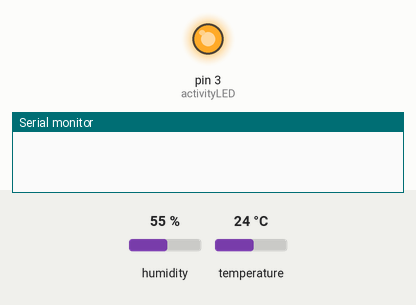
Recording of a sketch running on a simulated Arduino Uno, built with avr-gcc and run on an emulated ATmega328P. Shown: output pins drawn as LEDs (lit = HIGH), the last lines printed to the serial monitor. Wiring (inferred from the names in the program): DHT11 sensor: data pin 4. The test bench sets the inputs (shaded band); at power-on: humidity 55 %, temperature 24 °C.

Above: at 0.1 s.
At 2.1 s:
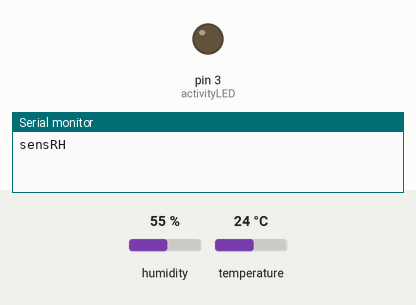
Timing chart, 0 to 3.6 s (numbered marks = the images above):
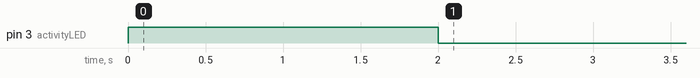

The sketch:

sketch.ino
```cpp
// Example testing sketch for various DHT humidity/temperature sensors
// Written by ladyada, public domain

// Dewpoint:  http://www.dpcalc.org

#include <DHT.h>

#define DHTPIN 4     // what pin we're connected to
#define activityLED 3

// Uncomment whatever type you're using!
//#define DHTTYPE DHT11   // DHT 11
#define DHTTYPE DHT22   // DHT 22  (AM2302) purchased JAN2015
//#define DHTTYPE DHT21   // DHT 21 (AM2301)

// Connect pin 1 (on the left) of the sensor to +5V
// NOTE: If using a board with 3.3V logic like an Arduino Due connect pin 1
// to 3.3V instead of 5V!
// Connect pin 2 of the sensor to whatever your DHTPIN is
// Connect pin 4 (on the right) of the sensor to GROUND
// Connect a 10K resistor from pin 2 (data) to pin 1 (power) of the sensor

// Initialize DHT sensor for normal 16mhz Arduino
DHT dht(DHTPIN, DHTTYPE);
// NOTE: For working with a faster chip, like an Arduino Due or Teensy, you
// might need to increase the threshold for cycle counts considered a 1 or 0.
// You can do this by passing a 3rd parameter for this threshold.  It's a bit
// of fiddling to find the right value, but in general the faster the CPU the
// higher the value.  The default for a 16mhz AVR is a value of 6.  For an
// Arduino Due that runs at 84mhz a value of 30 works.
// Example to initialize DHT sensor for Arduino Due:
//DHT dht(DHTPIN, DHTTYPE, 30);

void setup() {
  pinMode(activityLED, OUTPUT);   // An LED to signal activity
  digitalWrite(activityLED, HIGH);
  Serial.begin(9600);             // Initialise serial port
  delay(2000);
  Serial.println("sensRH");
  digitalWrite(activityLED, LOW);

  dht.begin();
}

void loop() {

  // Reading temperature or humidity takes about 250 milliseconds!
  // Sensor readings may also be up to 2 seconds 'old' (its a very slow sensor)
  float h = dht.readHumidity();
  // Read temperature as Celsius
  float t = dht.readTemperature();
  // Read temperature as Fahrenheit
  // float f = dht.readTemperature(true);

  // Check if any reads failed and exit early (to try again).
  //if (isnan(h) || isnan(t) || isnan(f)) {
  if (isnan(h) || isnan(t)) {
    Serial.println("Failed to read from DHT sensor!");
    return;
  }

  // Compute dewpoint
  float dpc = dht.computeDewPoint(t, h);

  Serial.print("Humidity: ");
  Serial.print(h);
  Serial.print(" % \t");
  Serial.print("Temperature: ");
  Serial.print(t);
  Serial.print(" *C \t");
  Serial.print("Dewpoint: ");
  Serial.print(dpc);
  Serial.println(" *C");

  // Wait a few seconds between measurements.
  delay(10000);
}
```
